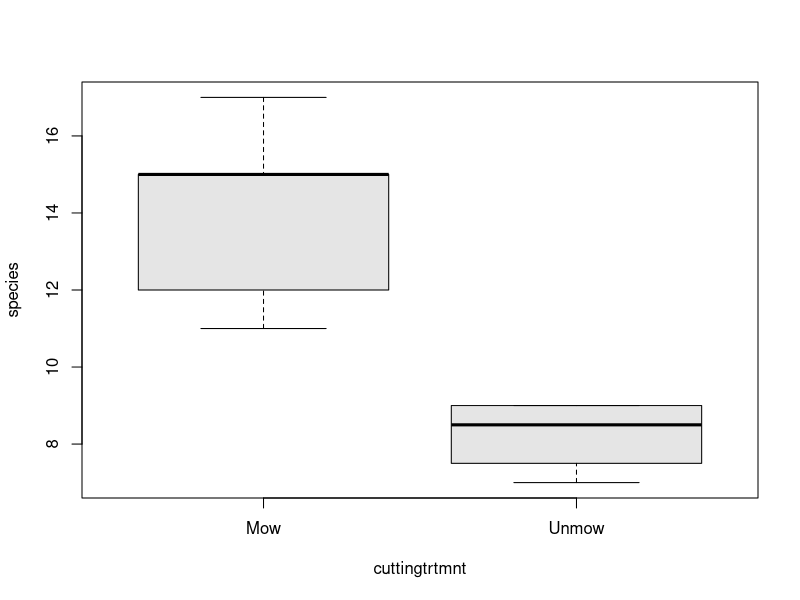

Write R code to recreate this figure.
#Q. Demonstrate boxplot.
rich <- c(12,15,17,11,15,8,9,7,9)
graze <- c('Mow','Mow','Mow','Mow','Mow','Unmow','Unmow','Unmow','Unmow')
fr <- data.frame(rich,graze)
fr
boxplot(rich~graze, data = fr, xlab = 'cuttingtrtmnt', ylab = 'species', col = 'gray90')
